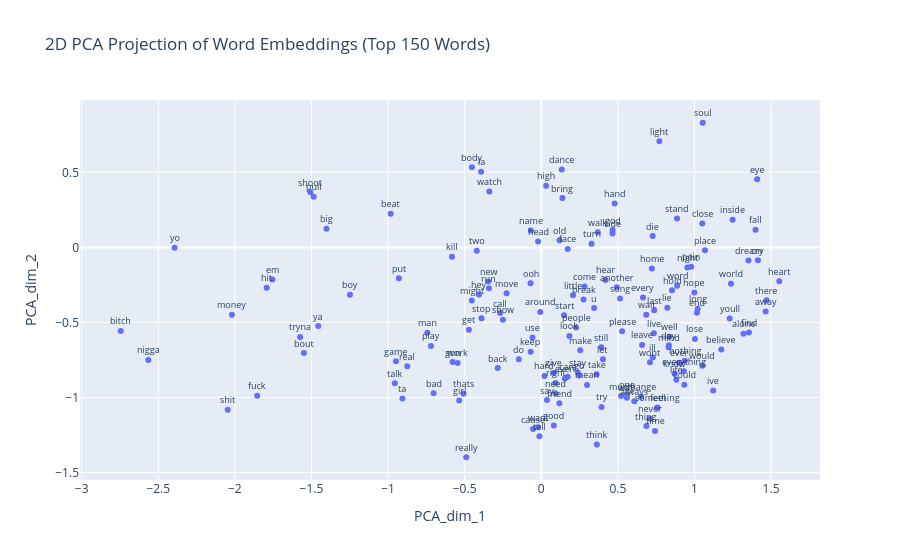

Notebook code cell kept with this figure:
### Code cell
d2_embeddings_plotter(embeddings_pca_df, 150, dim_red="PCA")

### Figure 1 — Plotly figure (JSON) as saved in the notebook; plotly's stock layout.template omitted (floating-point values rounded to 4 significant figures; data arrays with more than 128 entries replaced by an {"elided": "..."} marker saying what was removed)
{"data": [{"hovertemplate": "PCA_dim_1=%{x}<br>PCA_dim_2=%{y}<extra></extra>", "legendgroup": "", "marker": {"color": "#636efa", "symbol": "circle"}, "mode": "markers", "name": "", "orientation": "v", "showlegend": false, "type": "scatter", "x": {"elided": "150 float values"}, "xaxis": "x", "y": {"elided": "150 float values"}, "yaxis": "y"}], "layout": {"annotations": [{"font": {"size": 9}, "showarrow": false, "text": "time", "x": 0.7426, "y": -1.223, "yshift": 10}, {"font": {"size": 9}, "showarrow": false, "text": "feel", "x": 0.7574, "y": -1.069, "yshift": 10}, {"font": {"size": 9}, "showarrow": false, "text": "one", "x": 0.5604, "y": -0.9786, "yshift": 10}, {"font": {"size": 9}, "showarrow": false, "text": "take", "x": 0.3614, "y": -0.8455, "yshift": 10}, {"font": {"size": 9}, "showarrow": false, "text": "want", "x": -0.02038, "y": -1.197, "yshift": 10}, {"font": {"size": 9}, "showarrow": false, "text": "never", "x": 0.7089, "y": -1.141, "yshift": 10}, {"font": {"size": 9}, "showarrow": false, "text": "let", "x": 0.4029, "y": -0.7443, "yshift": 10}, {"font": {"size": 9}, "showarrow": false, "text": "think", "x": 0.3629, "y": -1.312, "yshift": 10}, {"font": {"size": 9}, "showarrow": false, "text": "nigga", "x": -2.565, "y": -0.75, "yshift": 10}, {"font": {"size": 9}, "showarrow": false, "text": "back", "x": -0.2839, "y": -0.8034, "yshift": 10}, {"font": {"size": 9}, "showarrow": false, "text": "fuck", "x": -1.854, "y": -0.988, "yshift": 10}, {"font": {"size": 9}, "showarrow": false, "text": "cause", "x": -0.05319, "y": -1.21, "yshift": 10}, {"font": {"size": 9}, "showarrow": false, "text": "tell", "x": -0.01189, "y": -1.258, "yshift": 10}, {"font": {"size": 9}, "showarrow": false, "text": "way", "x": 0.5589, "y": -1.002, "yshift": 10}, {"font": {"size": 9}, "showarrow": false, "text": "need", "x": 0.09314, "y": -0.9732, "yshift": 10}, {"font": {"size": 9}, "showarrow": false, "text": "life", "x": 0.882, "y": -0.8814, "yshift": 10}, {"font": {"size": 9}, "showarrow": false, "text": "good", "x": 0.08208, "y": -1.186, "yshift": 10}, {"font": {"size": 9}, "showarrow": false, "text": "go", "x": 0.2471, "y": -0.8528, "yshift": 10}, {"font": {"size": 9}, "showarrow": false, "text": "ill", "x": 0.7286, "y": -0.7319, "yshift": 10}, {"font": {"size": 9}, "showarrow": false, "text": "bitch", "x": -2.745, "y": -0.5566, "yshift": 10}, {"font": {"size": 9}, "showarrow": false, "text": "give", "x": 0.08241, "y": -0.8358, "yshift": 10}, {"font": {"size": 9}, "showarrow": false, "text": "gon", "x": -0.5785, "y": -0.7642, "yshift": 10}, {"font": {"size": 9}, "showarrow": false, "text": "look", "x": 0.1836, "y": -0.5898, "yshift": 10}, {"font": {"size": 9}, "showarrow": false, "text": "day", "x": 0.8331, "y": -0.6526, "yshift": 10}, {"font": {"size": 9}, "showarrow": false, "text": "shit", "x": -2.047, "y": -1.081, "yshift": 10}, {"font": {"size": 9}, "showarrow": false, "text": "keep", "x": -0.06943, "y": -0.6947, "yshift": 10}, {"font": {"size": 9}, "showarrow": false, "text": "thats", "x": -0.5084, "y": -0.9741, "yshift": 10}, {"font": {"size": 9}, "showarrow": false, "text": "man", "x": -0.7439, "y": -0.5694, "yshift": 10}, {"font": {"size": 9}, "showarrow": false, "text": "right", "x": 0.09319, "y": -0.9026, "yshift": 10}, {"font": {"size": 9}, "showarrow": false, "text": "leave", "x": 0.6585, "y": -0.6494, "yshift": 10}, {"font": {"size": 9}, "showarrow": false, "text": "say", "x": 0.03704, "y": -1.017, "yshift": 10}, {"font": {"size": 9}, "showarrow": false, "text": "ive", "x": 1.122, "y": -0.9532, "yshift": 10}, {"font": {"size": 9}, "showarrow": false, "text": "girl", "x": -0.5355, "y": -1.02, "yshift": 10}, {"font": {"size": 9}, "showarrow": false, "text": "u", "x": 0.3452, "y": -0.4045, "yshift": 10}, {"font": {"size": 9}, "showarrow": false, "text": "try", "x": 0.3936, "y": -1.063, "yshift": 10}, {"font": {"size": 9}, "showarrow": false, "text": "could", "x": 0.934, "y": -0.9149, "yshift": 10}, {"font": {"size": 9}, "showarrow": false, "text": "heart", "x": 1.554, "y": -0.2249, "yshift": 10}, {"font": {"size": 9}, "showarrow": false, "text": "night", "x": 0.9543, "y": -0.1338, "yshift": 10}, {"font": {"size": 9}, "showarrow": false, "text": "still", "x": 0.3917, "y": -0.666, "yshift": 10}, {"font": {"size": 9}, "showarrow": false, "text": "away", "x": 1.465, "y": -0.427, "yshift": 10}, {"font": {"size": 9}, "showarrow": false, "text": "thing", "x": 0.6866, "y": -1.19, "yshift": 10}, {"font": {"size": 9}, "showarrow": false, "text": "make", "x": 0.2548, "y": -0.6853, "yshift": 10}, {"font": {"size": 9}, "showarrow": false, "text": "call", "x": -0.2683, "y": -0.4374, "yshift": 10}, {"font": {"size": 9}, "showarrow": false, "text": "run", "x": -0.3415, "y": -0.2726, "yshift": 10}, {"font": {"size": 9}, "showarrow": false, "text": "come", "x": 0.2826, "y": -0.2603, "yshift": 10}, {"font": {"size": 9}, "showarrow": false, "text": "find", "x": 1.356, "y": -0.5664, "yshift": 10}, {"font": {"size": 9}, "showarrow": false, "text": "well", "x": 0.8361, "y": -0.5954, "yshift": 10}, {"font": {"size": 9}, "showarrow": false, "text": "mind", "x": 0.8314, "y": -0.6653, "yshift": 10}, {"font": {"size": 9}, "showarrow": false, "text": "live", "x": 0.7352, "y": -0.5724, "yshift": 10}, {"font": {"size": 9}, "showarrow": false, "text": "eye", "x": 1.409, "y": 0.4544, "yshift": 10}, {"font": {"size": 9}, "showarrow": false, "text": "break", "x": 0.2762, "y": -0.3471, "yshift": 10}, {"font": {"size": 9}, "showarrow": false, "text": "world", "x": 1.239, "y": -0.2423, "yshift": 10}, {"font": {"size": 9}, "showarrow": false, "text": "wont", "x": 0.7098, "y": -0.7659, "yshift": 10}, {"font": {"size": 9}, "showarrow": false, "text": "every", "x": 0.6642, "y": -0.3346, "yshift": 10}, {"font": {"size": 9}, "showarrow": false, "text": "lose", "x": 1.003, "y": -0.6101, "yshift": 10}, {"font": {"size": 9}, "showarrow": false, "text": "always", "x": 0.6074, "y": -1.024, "yshift": 10}, {"font": {"size": 9}, "showarrow": false, "text": "even", "x": 0.1545, "y": -0.8733, "yshift": 10}, {"font": {"size": 9}, "showarrow": false, "text": "put", "x": -0.9294, "y": -0.2064, "yshift": 10}, {"font": {"size": 9}, "showarrow": false, "text": "really", "x": -0.4897, "y": -1.398, "yshift": 10}, {"font": {"size": 9}, "showarrow": false, "text": "light", "x": 0.7711, "y": 0.7065, "yshift": 10}, {"font": {"size": 9}, "showarrow": false, "text": "ta", "x": -0.9059, "y": -1.006, "yshift": 10}, {"font": {"size": 9}, "showarrow": false, "text": "around", "x": -0.00633, "y": -0.4301, "yshift": 10}, {"font": {"size": 9}, "showarrow": false, "text": "hear", "x": 0.4194, "y": -0.2168, "yshift": 10}, {"font": {"size": 9}, "showarrow": false, "text": "hold", "x": 0.8536, "y": -0.2856, "yshift": 10}, {"font": {"size": 9}, "showarrow": false, "text": "stay", "x": 0.2387, "y": -0.8347, "yshift": 10}, {"font": {"size": 9}, "showarrow": false, "text": "would", "x": 1.051, "y": -0.7888, "yshift": 10}, {"font": {"size": 9}, "showarrow": false, "text": "fall", "x": 1.399, "y": 0.1168, "yshift": 10}, {"font": {"size": 9}, "showarrow": false, "text": "there", "x": 1.47, "y": -0.3529, "yshift": 10}, {"font": {"size": 9}, "showarrow": false, "text": "talk", "x": -0.9556, "y": -0.9047, "yshift": 10}, {"font": {"size": 9}, "showarrow": false, "text": "money", "x": -2.019, "y": -0.4495, "yshift": 10}, {"font": {"size": 9}, "showarrow": false, "text": "turn", "x": 0.3281, "y": 0.02365, "yshift": 10}, {"font": {"size": 9}, "showarrow": false, "text": "head", "x": -0.02085, "y": 0.03931, "yshift": 10}, {"font": {"size": 9}, "showarrow": false, "text": "long", "x": 1.021, "y": -0.4082, "yshift": 10}, {"font": {"size": 9}, "showarrow": false, "text": "dream", "x": 1.353, "y": -0.08676, "yshift": 10}, {"font": {"size": 9}, "showarrow": false, "text": "nothing", "x": 0.9372, "y": -0.7543, "yshift": 10}, {"font": {"size": 9}, "showarrow": false, "text": "play", "x": -0.7199, "y": -0.6563, "yshift": 10}, {"font": {"size": 9}, "showarrow": false, "text": "hand", "x": 0.4788, "y": 0.2914, "yshift": 10}, {"font": {"size": 9}, "showarrow": false, "text": "ever", "x": 0.8995, "y": -0.7692, "yshift": 10}, {"font": {"size": 9}, "showarrow": false, "text": "em", "x": -1.755, "y": -0.2139, "yshift": 10}, {"font": {"size": 9}, "showarrow": false, "text": "little", "x": 0.2073, "y": -0.3182, "yshift": 10}, {"font": {"size": 9}, "showarrow": false, "text": "new", "x": -0.3467, "y": -0.2272, "yshift": 10}, {"font": {"size": 9}, "showarrow": false, "text": "stop", "x": -0.3898, "y": -0.4728, "yshift": 10}, {"font": {"size": 9}, "showarrow": false, "text": "wait", "x": 0.6856, "y": -0.4482, "yshift": 10}, {"font": {"size": 9}, "showarrow": false, "text": "show", "x": -0.2503, "y": -0.4826, "yshift": 10}, {"font": {"size": 9}, "showarrow": false, "text": "face", "x": 0.173, "y": -0.01062, "yshift": 10}, {"font": {"size": 9}, "showarrow": false, "text": "god", "x": 0.4663, "y": 0.115, "yshift": 10}, {"font": {"size": 9}, "showarrow": false, "text": "boy", "x": -1.249, "y": -0.3159, "yshift": 10}, {"font": {"size": 9}, "showarrow": false, "text": "die", "x": 0.7273, "y": 0.07555, "yshift": 10}, {"font": {"size": 9}, "showarrow": false, "text": "hit", "x": -1.792, "y": -0.2683, "yshift": 10}, {"font": {"size": 9}, "showarrow": false, "text": "ya", "x": -1.456, "y": -0.5237, "yshift": 10}, {"font": {"size": 9}, "showarrow": false, "text": "home", "x": 0.7218, "y": -0.14, "yshift": 10}, {"font": {"size": 9}, "showarrow": false, "text": "real", "x": -0.8745, "y": -0.7923, "yshift": 10}, {"font": {"size": 9}, "showarrow": false, "text": "bad", "x": -0.7026, "y": -0.9724, "yshift": 10}, {"font": {"size": 9}, "showarrow": false, "text": "end", "x": 1.016, "y": -0.4349, "yshift": 10}, {"font": {"size": 9}, "showarrow": false, "text": "hard", "x": 0.02098, "y": -0.8563, "yshift": 10}, {"font": {"size": 9}, "showarrow": false, "text": "know", "x": 0.8709, "y": -0.8421, "yshift": 10}, {"font": {"size": 9}, "showarrow": false, "text": "high", "x": 0.03173, "y": 0.4099, "yshift": 10}, {"font": {"size": 9}, "showarrow": false, "text": "start", "x": 0.1489, "y": -0.4522, "yshift": 10}, {"font": {"size": 9}, "showarrow": false, "text": "get", "x": -0.4723, "y": -0.5482, "yshift": 10}, {"font": {"size": 9}, "showarrow": false, "text": "lie", "x": 0.8231, "y": -0.4023, "yshift": 10}, {"font": {"size": 9}, "showarrow": false, "text": "everything", "x": 0.9313, "y": -0.8252, "yshift": 10}, {"font": {"size": 9}, "showarrow": false, "text": "walk", "x": 0.3688, "y": 0.1011, "yshift": 10}, {"font": {"size": 9}, "showarrow": false, "text": "change", "x": 0.6514, "y": -0.9951, "yshift": 10}, {"font": {"size": 9}, "showarrow": false, "text": "move", "x": -0.2264, "y": -0.3048, "yshift": 10}, {"font": {"size": 9}, "showarrow": false, "text": "much", "x": 0.5209, "y": -0.9902, "yshift": 10}, {"font": {"size": 9}, "showarrow": false, "text": "people", "x": 0.227, "y": -0.5343, "yshift": 10}, {"font": {"size": 9}, "showarrow": false, "text": "friend", "x": 0.1182, "y": -1.038, "yshift": 10}, {"font": {"size": 9}, "showarrow": false, "text": "something", "x": 0.759, "y": -1.067, "yshift": 10}, {"font": {"size": 9}, "showarrow": false, "text": "mean", "x": 0.299, "y": -0.9164, "yshift": 10}, {"font": {"size": 9}, "showarrow": false, "text": "watch", "x": -0.3388, "y": 0.3718, "yshift": 10}, {"font": {"size": 9}, "showarrow": false, "text": "alone", "x": 1.32, "y": -0.5748, "yshift": 10}, {"font": {"size": 9}, "showarrow": false, "text": "big", "x": -1.402, "y": 0.1234, "yshift": 10}, {"font": {"size": 9}, "showarrow": false, "text": "name", "x": -0.06822, "y": 0.1127, "yshift": 10}, {"font": {"size": 9}, "showarrow": false, "text": "place", "x": 1.069, "y": -0.0194, "yshift": 10}, {"font": {"size": 9}, "showarrow": false, "text": "another", "x": 0.493, "y": -0.2661, "yshift": 10}, {"font": {"size": 9}, "showarrow": false, "text": "use", "x": -0.05707, "y": -0.5995, "yshift": 10}, {"font": {"size": 9}, "showarrow": false, "text": "believe", "x": 1.175, "y": -0.68, "yshift": 10}, {"font": {"size": 9}, "showarrow": false, "text": "inside", "x": 1.249, "y": 0.1845, "yshift": 10}, {"font": {"size": 9}, "showarrow": false, "text": "yo", "x": -2.393, "y": -0.002963, "yshift": 10}, {"font": {"size": 9}, "showarrow": false, "text": "work", "x": -0.5459, "y": -0.77, "yshift": 10}, {"font": {"size": 9}, "showarrow": false, "text": "youll", "x": 1.23, "y": -0.4734, "yshift": 10}, {"font": {"size": 9}, "showarrow": false, "text": "word", "x": 0.8873, "y": -0.2561, "yshift": 10}, {"font": {"size": 9}, "showarrow": false, "text": "last", "x": 0.7372, "y": -0.4191, "yshift": 10}, {"font": {"size": 9}, "showarrow": false, "text": "ooh", "x": -0.07008, "y": -0.2382, "yshift": 10}, {"font": {"size": 9}, "showarrow": false, "text": "bring", "x": 0.1383, "y": 0.3285, "yshift": 10}, {"font": {"size": 9}, "showarrow": false, "text": "stand", "x": 0.8861, "y": 0.193, "yshift": 10}, {"font": {"size": 9}, "showarrow": false, "text": "soul", "x": 1.054, "y": 0.83, "yshift": 10}, {"font": {"size": 9}, "showarrow": false, "text": "bout", "x": -1.549, "y": -0.7041, "yshift": 10}, {"font": {"size": 9}, "showarrow": false, "text": "do", "x": -0.1464, "y": -0.7454, "yshift": 10}, {"font": {"size": 9}, "showarrow": false, "text": "tryna", "x": -1.574, "y": -0.5963, "yshift": 10}, {"font": {"size": 9}, "showarrow": false, "text": "old", "x": 0.1194, "y": 0.04682, "yshift": 10}, {"font": {"size": 9}, "showarrow": false, "text": "might", "x": -0.4531, "y": -0.3543, "yshift": 10}, {"font": {"size": 9}, "showarrow": false, "text": "hey", "x": -0.4066, "y": -0.3142, "yshift": 10}, {"font": {"size": 9}, "showarrow": false, "text": "cry", "x": 1.414, "y": -0.08594, "yshift": 10}, {"font": {"size": 9}, "showarrow": false, "text": "close", "x": 1.051, "y": 0.1589, "yshift": 10}, {"font": {"size": 9}, "showarrow": false, "text": "two", "x": -0.4211, "y": -0.02172, "yshift": 10}, {"font": {"size": 9}, "showarrow": false, "text": "kill", "x": -0.583, "y": -0.06275, "yshift": 10}, {"font": {"size": 9}, "showarrow": false, "text": "care", "x": 0.1723, "y": -0.8618, "yshift": 10}, {"font": {"size": 9}, "showarrow": false, "text": "please", "x": 0.5279, "y": -0.5582, "yshift": 10}, {"font": {"size": 9}, "showarrow": false, "text": "pull", "x": -1.486, "y": 0.3375, "yshift": 10}, {"font": {"size": 9}, "showarrow": false, "text": "game", "x": -0.9483, "y": -0.7584, "yshift": 10}, {"font": {"size": 9}, "showarrow": false, "text": "hope", "x": 0.9997, "y": -0.2999, "yshift": 10}, {"font": {"size": 9}, "showarrow": false, "text": "beat", "x": -0.9823, "y": 0.2248, "yshift": 10}, {"font": {"size": 9}, "showarrow": false, "text": "body", "x": -0.4527, "y": 0.5341, "yshift": 10}, {"font": {"size": 9}, "showarrow": false, "text": "pain", "x": 0.9795, "y": -0.1282, "yshift": 10}, {"font": {"size": 9}, "showarrow": false, "text": "side", "x": 0.4651, "y": 0.09266, "yshift": 10}, {"font": {"size": 9}, "showarrow": false, "text": "shoot", "x": -1.507, "y": 0.3673, "yshift": 10}, {"font": {"size": 9}, "showarrow": false, "text": "dance", "x": 0.1341, "y": 0.5187, "yshift": 10}, {"font": {"size": 9}, "showarrow": false, "text": "la", "x": -0.3928, "y": 0.5036, "yshift": 10}, {"font": {"size": 9}, "showarrow": false, "text": "song", "x": 0.5146, "y": -0.3402, "yshift": 10}], "legend": {"tracegroupgap": 0}, "title": {"text": "2D PCA Projection of Word Embeddings (Top 150 Words)"}, "xaxis": {"anchor": "y", "domain": [0, 1], "title": {"text": "PCA_dim_1"}}, "yaxis": {"anchor": "x", "domain": [0, 1], "title": {"text": "PCA_dim_2"}}}}
